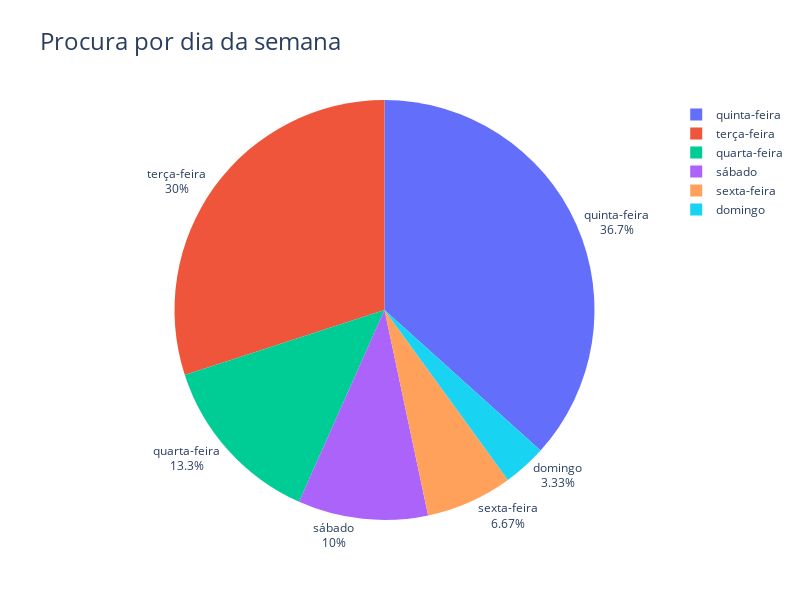

The notebook cell this image was saved under:
### Code cell
# etapa = df_2022.query('etapa == "Não fechado" or etapa == "Fechado" or etapa == "Realizado"')
fig = px.pie(df_2022, 'dia_semana', title='Procura por dia da semana')
fig.update_layout(title_font_size=24)
fig.update_traces(textposition='outside', textinfo='percent+label')
# fig.update_layout(title_font_size=24, bargap=0.2)
fig.show()
fig.write_html("dist_dia_semana.html")

### Figure 1 — Plotly figure (JSON) as saved in the notebook; plotly's stock layout.template omitted (floating-point values rounded to 4 significant figures)
{"data": [{"domain": {"x": [0, 1], "y": [0, 1]}, "hovertemplate": "dia_semana=%{label}<extra></extra>", "labels": ["quinta-feira", "domingo", "terça-feira", "quinta-feira", "quinta-feira", "sábado", "quarta-feira", "quinta-feira", "quinta-feira", "sábado", "sexta-feira", "terça-feira", "terça-feira", "terça-feira", "quarta-feira", "terça-feira", "terça-feira", "sexta-feira", "quinta-feira", "quinta-feira", "quarta-feira", "quinta-feira", "quinta-feira", "terça-feira", "terça-feira", "sábado", "quarta-feira", "quinta-feira", "quinta-feira", "terça-feira"], "legendgroup": "", "name": "", "showlegend": true, "textinfo": "percent+label", "textposition": "outside", "type": "pie"}], "layout": {"height": 600, "legend": {"tracegroupgap": 0}, "title": {"font": {"size": 24}, "text": "Procura por dia da semana"}, "width": 800}}
